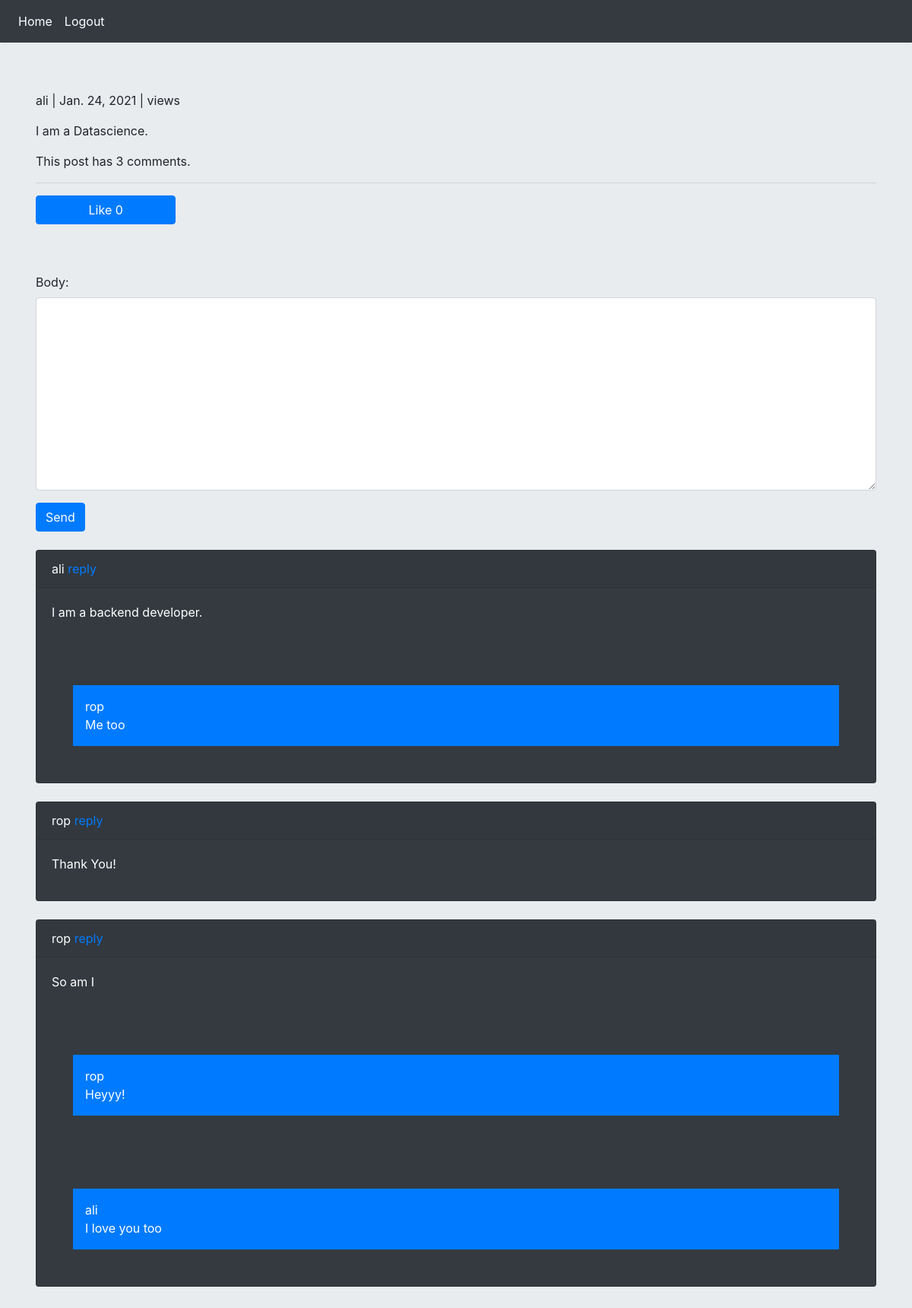
Page /2021/1/24/i-am-a-datascience/ (signed in) on the committed database.
### posts/models.py (models this page shows, shortened)
class Post(models.Model):
    user = models.ForeignKey(User, on_delete=models.CASCADE)
    body = models.TextField(max_length=500)
    slug = models.SlugField(max_length=200)
    created = models.DateTimeField(auto_now_add=True)
    def likes_count(self):
        return self.pvote.count()
    def user_can_like(self, user):
        user_like = user.uvote.all()
        qs = user_like.filter(post=self)
        if qs.exists():
            return True
        return False

class Comment(models.Model):
    user = models.ForeignKey(User, on_delete=models.CASCADE, related_name='ucomment')
    post = models.ForeignKey(Post, on_delete=models.CASCADE, related_name='pcomment')
    reply = models.ForeignKey('self', on_delete=models.CASCADE, null=True, blank=True, related_name='rcomment')
    is_reply = models.BooleanField(default=False)
    body = models.TextField(max_length=400)
    created = models.DateTimeField(auto_now_add=True)
    class Meta:
        ordering = ('-created',)

### posts/views.py (the view)
# urls.py: path('<int:year>/<int:month>/<int:day>/<slug:slug>/', views.post_detail, name='post_detail'),
def post_detail(request, year, month, day, slug):
    post = get_object_or_404(Post, created__year=year, created__month=month, created__day=day, slug=slug)
    comments = Comment.objects.filter(post=post, is_reply=False)
    reply_form = AddReplyForm()
    redis_con.hsetnx('post_views',post.id, 0)
    rviews = redis_con.hincrby('post_views', post.id)
    can_like = False
    if request.user.is_authenticated:
        if post.user_can_like(request.user):
            can_like = True
    if request.method == 'POST':
        form = AddCommentForm(request.POST)
        if form.is_valid():
            new_Comment = form.save(commit=False)
            new_Comment.post = post
            new_Comment.user = request.user
            new_Comment.save()
            messages.success(request, 'Your comment submitted successfully.', 'success')
    else:
        form = AddCommentForm()
    return render(request, 'posts/post_detail.html',
                  {'post': post, 'comments': comments, 'form': form, 'reply': reply_form, 'can_like': can_like,'rviews':rviews})

### posts/forms.py
class AddCommentForm(forms.ModelForm):
    class Meta:
        model = Comment
        fields = ('body',)
        widgets = {
            'body': forms.Textarea(attrs={'class': 'form-control'})
        }
        error_messages = {
            'body': {
                'required': 'این فیلد اجباری است .'
            }
        }

class AddReplyForm(forms.ModelForm):
    class Meta:
        model = Comment
        fields = ('body',)

### posts/templates/posts/post_detail.html (shortened to what this page needs)
{% extends 'base.html' %}
{% block content %}
    <div class="container">
        <p>{{ post.user }} | {{ post.created|date }} | {{ rviews }} views</p>
        <p>{{ post.body }}</p>
        <p>This post has {{ comments.count }} comment{{ comments.count|pluralize }}.</p>
        <hr>
        {% if request.user.is_authenticated %}
            <a class="btn btn-primary {% if can_like %} disabled {% endif %} col-md-2" href="{% url 'posts:post_like' post.id %}">Like {{ post.likes_count }}</a>
        {% endif %}
        <br>
    <br>
        {% if request.user.is_authenticated %}
            <form action="" method="post">
                {{ form.as_p }}
                <input type="submit" value="Send" class="btn btn-primary"><br>
            </form>
        {% else %}
            <p>Only logged in users can send commits</p>
        {% endif %}<br>
        {% for comment in comments %}
            <div class="card bg-dark text-white">
                <p class="card-header">{{ comment.user }}<a href="">  reply</a></p>
                <p class="card-body">{{ comment.body }}</p>
                {% for reply in comment.rcomment.all %}
                    <p class="bg-primary text-white p-3 m-5">{{ reply.user }} <br> {{ reply.body }}</p>
                {% endfor %}
            </div><br>
        {% empty %}
            <p>There is no comment</p>
        {% endfor %}<br>
    </div>
{% endblock %}

### rows in the picture
Post: user "ali", created "Jan. 24, 2021", body "I am a Datascience.", likes_count "0"
Comment: user "ali", body "I am a backend developer."
Comment: user "rop", body "Me too"
Comment: user "rop", body "Thank You!"
Comment: user "rop", body "So am I"
Comment: user "rop", body "Heyyy!"
Comment: user "ali", body "I love you too"

### other values in the picture
{{ comments.count }} "3"
